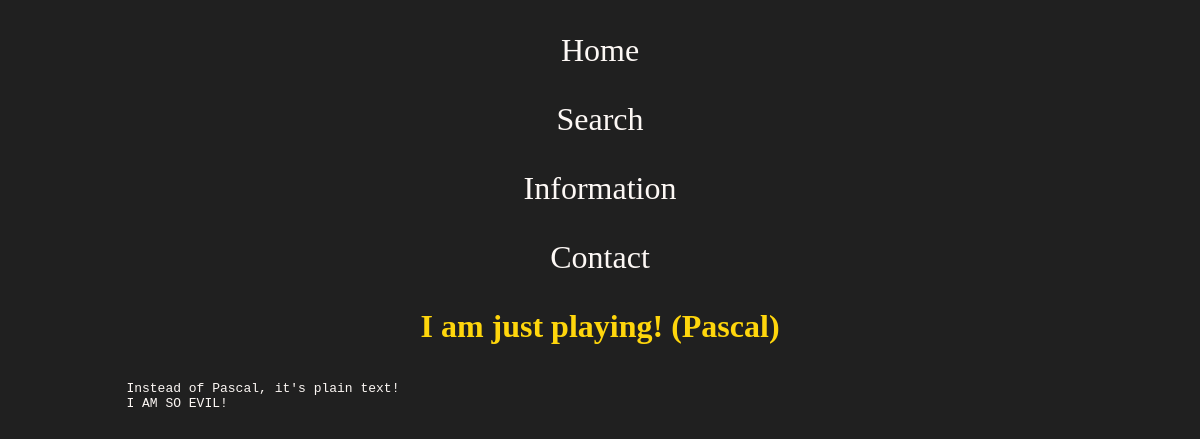
The page /view/5 on the database its author committed.
### app.py (models this page shows, shortened)
class Post(db.Model):
    id = db.Column(db.Integer, primary_key=True)
    title = db.Column(db.String(50), nullable=False)
    content = db.Column(db.String(500), nullable=False)
    language = db.Column(db.String(50), nullable=False)
    date_created = db.Column(db.DateTime, default=datetime.now(timezone.utc))

### app.py (the view)
@app.route('/view/<int:id>')
def view(id):
    snippet_to_update = Post.query.get_or_404(id)
    return render_template('view.html', snippet=snippet_to_update)

### templates/view.html (shortened to what this page needs)
{% extends "base.html" %}
{% block body %}
<h1 style="color: var(--yellow)"> {{ snippet.title }} ({{ snippet.language }}) </h1>
<p>
    <pre>
        <code class="centered-block" style="text-align: left; width: 80%">{{ snippet.content }}</code>
    </pre>
</p>
{% endblock %}

### static/styles.css (style rules this page uses)
:root { --black: #202020; --grey: #707070; --grey_darker: #3F3F3F; --yellow:#FFD60C; --yellow_darker: #e5bf00; --white:#FDF8F5; --red: #c20b0b; }
body { font-family: serif; background-color: var(--black); color: var(--white); }
h1, h2 { text-align: center; }
.centered-block { display: block; margin-left: auto; margin-right: auto; }

### rows shown on the page
Post: title "I am just playing!", language "Pascal", content "Instead of Pascal, it's plain text! I AM SO EVIL!"
